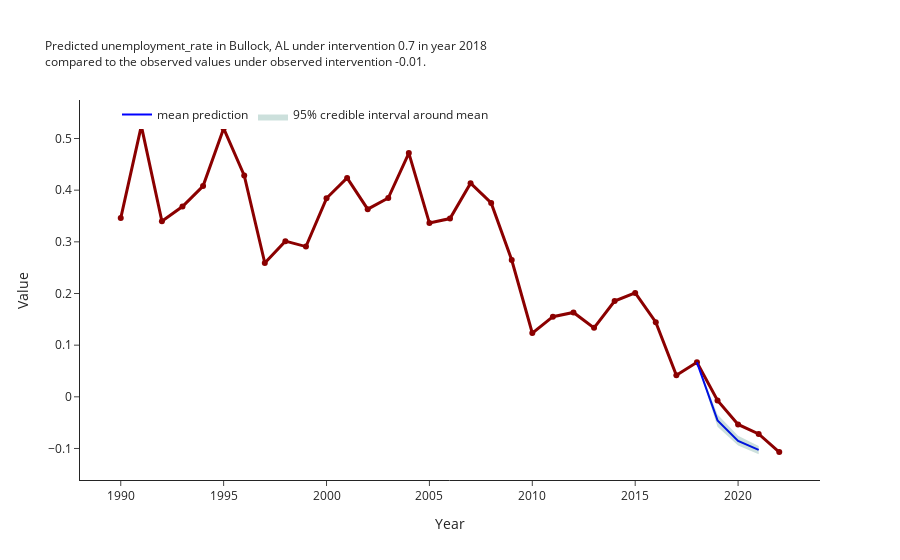

Notebook source saved alongside this figure:
### Code cell
profiler_basic = cProfile.Profile()

profiler_basic.enable()
basic_run()
profiler_basic.disable()

# confirming that the time consuming moves involve the model
# gettign samples, etc.
profiler_basic.print_stats(sort='cumulative')

# note: restricting sites to tau drops time from 8s to 5s.

### Figure 1 — Plotly figure (JSON) as saved in the notebook; plotly's stock layout.template omitted (floating-point values rounded to 4 significant figures)
{"data": [{"line": {"color": "darkred", "width": 3}, "mode": "lines+markers", "name": "Bullock County, AL", "showlegend": false, "text": "Bullock County, AL", "textposition": "top right", "type": "scatter", "x": [1990, 1991, 1992, 1993, 1994, 1995, 1996, 1997, 1998, 1999, 2000, 2001, 2002, 2003, 2004, 2005, 2006, 2007, 2008, 2009, 2010, 2011, 2012, 2013, 2014, 2015, 2016, 2017, 2018, 2019, 2020, 2021, 2022], "y": [0.346, 0.5245, 0.3397, 0.3682, 0.4079, 0.5195, 0.4286, 0.2591, 0.3013, 0.2908, 0.3843, 0.4236, 0.3632, 0.3848, 0.4718, 0.3363, 0.345, 0.4135, 0.3754, 0.2648, 0.1233, 0.1551, 0.1633, 0.1336, 0.1854, 0.2012, 0.1443, 0.04157, 0.06679, -0.007095, -0.05349, -0.0718, -0.107]}, {"line": {"color": "blue", "width": 2}, "mode": "lines", "name": "mean prediction", "text": [0.06679, -0.04561, -0.08528, -0.1028], "type": "scatter", "x": ["2018", "2019", "2020", "2021"], "y": [0.06679, -0.04561, -0.08528, -0.1028]}, {"fill": "toself", "fillcolor": "rgba(0,100,80,0.2)", "line": {"color": "rgba(255,255,255,0)"}, "name": "95% credible interval around mean", "type": "scatter", "x": ["2018", "2019", "2020", "2021", "2021", "2020", "2019", "2018"], "y": [0.06679, -0.03406, -0.07534, -0.09532, -0.111, -0.0941, -0.05782, 0.06679]}], "layout": {"legend": {"orientation": "h", "traceorder": "normal", "x": 0.05, "y": 1}, "title": {"font": {"size": 12}, "text": "Predicted unemployment_rate in Bullock, AL under intervention 0.7 in year 2018<br>compared to the observed values under observed intervention -0.01."}, "xaxis": {"title": {"text": "Year"}}, "yaxis": {"range": [-0.161, 0.5745], "title": {"text": "Value"}}}}
